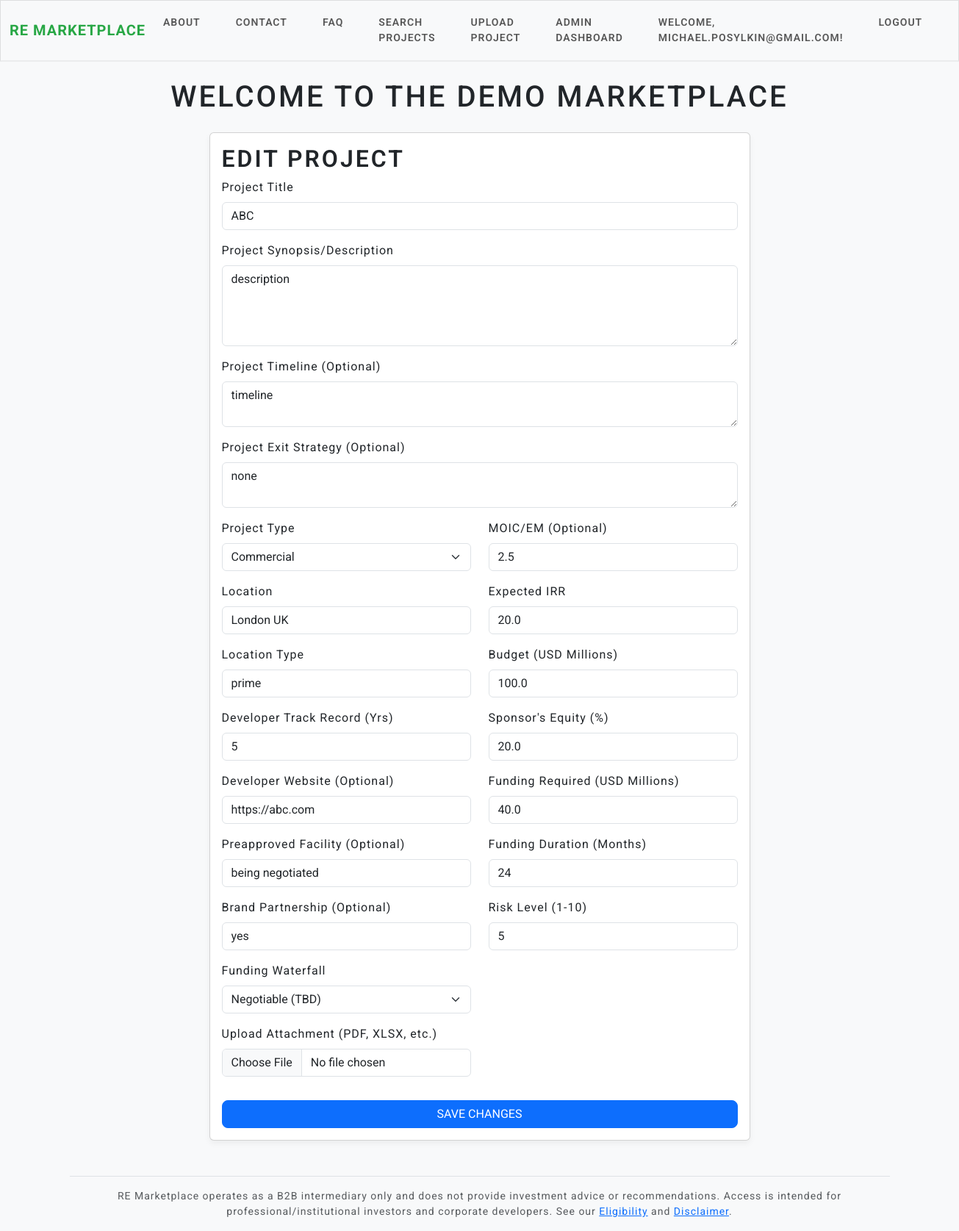
The app's page /projects/1/edit (signed in) with its own data.
### models.py (models this page shows, shortened)
class User(UserMixin, db.Model):  # UserMixin adds login features
    id = db.Column(db.Integer, primary_key=True)
    email = db.Column(db.String(150), unique=True, nullable=False)
    password_hash = db.Column(db.String(150), nullable=False)
    role = db.Column(db.String(20), default='developer')  # 'developer' or 'investor'
    company_name = db.Column(db.String(150), nullable=True)
    position_in_company = db.Column(db.String(50), nullable=True)
    company_website = db.Column(db.String(255), nullable=True)
    company_address = db.Column(db.String(300), nullable=True)
    phone = db.Column(db.String(30), nullable=True)
    first_name = db.Column(db.String(100), nullable=True)
    surname = db.Column(db.String(100), nullable=True)
    aum = db.Column(db.Float, nullable=True)  # in millions or your preferred unit
    projects = db.relationship('Project', backref='owner', lazy=True)

class Project(db.Model):
    id = db.Column(db.Integer, primary_key=True)
    title = db.Column(db.String(200), nullable=False)
    description = db.Column(db.Text, nullable=False)
    project_type = db.Column(db.String(50), default='commercial')  # e.g., 'residential', 'commercial'
    budget = db.Column(db.Float, nullable=False)
    funding = db.Column(db.Float, nullable=False)
    duration = db.Column(db.Integer, nullable=True)
    irr = db.Column(db.Float, nullable=False)
    location = db.Column(db.String(100), nullable=False)
    risk_level = db.Column(db.Integer, default=5)  # 1-10 scale
    secured = db.Column(db.String(50), default='mezz')
    attachment_path = db.Column(db.String(300))
    timeline = db.Column(db.String(200), nullable=True)
    exit_strategy = db.Column(db.String(200), nullable=True)
    developer_tr = db.Column(db.String(200), nullable=True)
    website = db.Column(db.String(200), nullable=True)
    preapproved_facility = db.Column(db.String(100), nullable=True)
    brand_partnership = db.Column(db.String(100), nullable=True)
    MOIC_EM = db.Column(db.Float, nullable=True)
    sponsor_equity = db.Column(db.Float, nullable=False)
    location_type = db.Column(db.String(50), default='prime') # e.g., 'prime', 'non-prime'
    user_id = db.Column(db.Integer, db.ForeignKey('user.id'), nullable=False)  # New: Links to user

### app.py (the view, shortened to what this page needs)
@app.route("/projects/<int:project_id>/edit", methods=["GET", "POST"])
@login_required
def edit_project(project_id):
    project = Project.query.get_or_404(project_id)
    if not can_edit_project(project, current_user):
        abort(403)
    form = ProjectForm(obj=project)
    return render_template("upload.html", form=form, edit_mode=True, project=project)

### app.py (called while the page is built)
def can_edit_project(project, user):
    if not user.is_authenticated:
        return False
    if getattr(user, "role", None) == "admin":
        return True
    return getattr(user, "role", None) == "developer" and project.user_id == user.id

@login_manager.user_loader
def load_user(user_id):
    return User.query.get(int(user_id))

### templates/upload.html (shortened to what this page needs)
{% extends "base.html" %}
{% block content %}
<div class="row justify-content-center">
  <div class="col-md-8">
    <div class="card">
      <div class="card-body">
        <h2 class="card-title">
          {% if view_mode %}
            Project Details
          {% elif edit_mode %}
            Edit Project
          {% else %}
            Upload Project Synopsis
          {% endif %}
        </h2>
        {% if not view_mode %}
          <form method="POST" enctype="multipart/form-data">
        {% endif %}
        <div class="mb-3">
          {{ form.title.label(class="form-label") }}
          {% if view_mode %}
            <div class="form-control-plaintext">{{ project.title }}</div>
          {% else %}
            {{ form.title(class="form-control") }}
          {% endif %}
        </div>
        <div class="mb-3">
          {{ form.description.label(class="form-label") }}
          {% if view_mode %}
            <div class="form-control-plaintext">{{ project.description }}</div>
          {% else %}
            {{ form.description(class="form-control", rows=4) }}
          {% endif %}
        </div>
        <div class="mb-3">
          {{ form.timeline.label(class="form-label") }}
          {% if view_mode %}
            <div class="form-control-plaintext">{{ project.timeline or '—' }}</div>
          {% else %}
            {{ form.timeline(class="form-control", rows=2) }}
          {% endif %}
        </div>
        <div class="mb-3">
          {{ form.exit_strategy.label(class="form-label") }}
          {% if view_mode %}
            <div class="form-control-plaintext">{{ project.exit_strategy or '—' }}</div>
          {% else %}
            {{ form.exit_strategy(class="form-control", rows=2) }}
          {% endif %}
        </div>
        <div class="row">
          <div class="col-md-6">
            <div class="mb-3">
              {{ form.project_type.label(class="form-label") }}
              {% if view_mode %}
                <div class="form-control-plaintext">{{ project.project_type }}</div>
              {% else %}
                {{ form.project_type(class="form-select") }}
              {% endif %}
            </div>
            <div class="mb-3">
              {{ form.location.label(class="form-label") }}
              {% if view_mode %}
                <div class="form-control-plaintext">{{ project.location }}</div>
              {% else %}
                {{ form.location(class="form-control") }}
              {% endif %}
            </div>
             <div class="mb-3">
               {{ form.location_type.label(class="form-label") }}
               {% if view_mode %}
                 <div class="form-control-plaintext">{{ project.location_type }}</div>
               {% else %}
                 {{ form.location_type(class="form-control") }}
               {% endif %}
             </div>
            <div class="mb-3">
              {{ form.developer_tr.label(class="form-label") }}
              {% if view_mode %}
                <div class="form-control-plaintext">{{ project.developer_tr or '—' }}</div>
              {% else %}
                {{ form.developer_tr(class="form-control") }}
              {% endif %}
            </div>
            <div class="mb-3">
              {{ form.website.label(class="form-label") }}
              {% if view_mode %}
                {% if project.website %}
                  <a href="{{ project.website }}" target="_blank">{{ project.website }}</a>
                {% else %}
                  <div class="form-control-plaintext">—</div>
                {% endif %}
              {% else %}
                {{ form.website(class="form-control") }}
              {% endif %}
            </div>
            <div class="mb-3">
              {{ form.preapproved_facility.label(class="form-label") }}
              {% if view_mode %}
                <div class="form-control-plaintext">{{ project.preapproved_facility or '—' }}</div>
              {% else %}
                {{ form.preapproved_facility(class="form-control") }}
              {% endif %}
            </div>
            <div class="mb-3">
              {{ form.brand_partnership.label(class="form-label") }}
              {% if view_mode %}
                <div class="form-control-plaintext">{{ project.brand_partnership or '—' }}</div>
              {% else %}
                {{ form.brand_partnership(class="form-control") }}
              {% endif %}
            </div>
            <div class="mb-3">
              {{ form.secured.label(class="form-label") }}
              {% if view_mode %}
                <div class="form-control-plaintext">{{ project.secured }}</div>
              {% else %}
                {{ form.secured(class="form-select") }}
              {% endif %}
            </div>
            <div class="mb-3">
              {{ form.attachment.label(class="form-label") }}
              {% if view_mode %}
                {% if project.attachment_path %}
                  <a href="{{ url_for('uploaded_file', filename=project.attachment_path) }}" class="btn btn-sm btn-outline-primary" target="_blank">Download Attachment</a>
                {% else %}
                  <div class="form-control-plaintext">—</div>
                {% endif %}
              {% else %}
                {{ form.attachment(class="form-control") }}
              {% endif %}
            </div>
          </div>
          <div class="col-md-6">
            {% for field in [form.MOIC_EM, form.irr, form.budget, form.sponsor_equity, form.funding, form.duration, form.risk_level] %}
              <div class="mb-3">
                {{ field.label(class="form-label") }}
                {% if view_mode %}
                  <div class="form-control-plaintext">
                    {{ project[field.name] if project[field.name] is defined else '—' }}
                  </div>
                {% else %}
                  {{ field(class="form-control") }}
                {% endif %}
              </div>
            {% endfor %}
          </div>
        </div>
        {% if view_mode %}
          <div class="d-flex justify-content-center gap-3 mt-4">
            {% if current_user.is_authenticated and (current_user.role == 'admin' or current_user.id == project.user_id) %}
              <a href="{{ url_for('edit_project', project_id=project.id) }}" class="btn btn-outline-secondary">
                <i class="bi bi-pencil"></i> Edit
              </a>
            {% endif %}
            <a href="{{ url_for('search') }}" class="btn btn-secondary">
              <i class="bi bi-arrow-left"></i> Back
            </a>
            <button type="button" class="btn btn-outline-primary" onclick="window.print()">
              <i class="bi bi-printer"></i> Print
            </button>
          </div>
        {% else %}
          <div class="d-grid mt-3">
            {% if edit_mode %}
              {{ form.submit(class="btn btn-primary", value="Save changes") }}
            {% else %}
              {{ form.submit(class="btn btn-success", value="Create project") }}
            {% endif %}
          </div>
          </form>
        {% endif %}
      </div>
    </div>
  </div>
</div>
{% endblock %}

### templates/base.html (shortened to what this page needs)
<!DOCTYPE html>
<html lang="en">
<head>
    <link rel="stylesheet" href="https://cdn.jsdelivr.net/npm/bootswatch@5.3.0/dist/lux/bootstrap.min.css">
    <link href="https://cdn.jsdelivr.net/npm/select2@4.1.0-rc.0/dist/css/select2.min.css" rel="stylesheet">
    <link rel="stylesheet" href="{{ url_for('static', filename='style.css') }}">
    <link href="https://cdn.jsdelivr.net/npm/bootstrap@5.3.2/dist/css/bootstrap.min.css" rel="stylesheet">
    <link href="https://cdn.jsdelivr.net/npm/select2@4.1.0-rc.0/dist/css/select2.min.css" rel="stylesheet">
</head>
<body>
    <nav class="navbar navbar-expand-lg navbar-light bg-light">
        <div class="container-fluid">
            <a class="navbar-brand" href="{{ url_for('home') }}">RE Marketplace</a>
            <div class="collapse navbar-collapse" id="navbarNav">
                <ul class="navbar-nav me-auto">
                    <li class="nav-item"><a class="nav-link" href="{{ url_for('about') }}">About</a></li>
                    <li class="nav-item"><a class="nav-link" href="{{ url_for('contact') }}">Contact</a></li>
                    <li class="nav-item"><a class="nav-link" href="{{ url_for('faq') }}">FAQ</a></li>
                    {% if current_user.is_authenticated %}
                        <li class="nav-item"><a class="nav-link" href="{{ url_for('search') }}">Search Projects</a></li>
                    {% endif %}
                    {% if current_user.is_authenticated and current_user.role == 'developer' or current_user.role == 'admin' %}
                        <li class="nav-item"><a class="nav-link" href="{{ url_for('upload') }}">Upload Project</a></li>
                    {% endif %}
                    {% if current_user.is_authenticated and current_user.role == 'admin' %}
                      <li class="nav-item">
                        <a class="nav-link" href="{{ url_for('admin_dashboard') }}">Admin Dashboard</a>
                      </li>
                    {% endif %}
                </ul>
                <ul class="navbar-nav">
                    {% if current_user.is_authenticated %}
                        <li class="nav-item"><span class="nav-link">Welcome, {{ current_user.email }}!</span></li>
                        <li class="nav-item"><a class="nav-link" href="{{ url_for('logout') }}">Logout</a></li>
                    {% else %}
                        <li class="nav-item"><a class="nav-link" href="{{ url_for('login') }}">Login</a></li>
                        <li class="nav-item"><a class="nav-link" href="{{ url_for('register') }}">Register</a></li>
                    {% endif %}
                </ul>
            </div>
        </div>
    </nav>
    <div class="container mt-4">
        <h1 class="text-center mb-4">Welcome to the Demo Marketplace</h1>
        {% block content %}{% endblock %}
        <footer class="border-top mt-5 py-3 small text-center text-muted">
          RE Marketplace operates as a B2B intermediary only and does not provide investment advice or recommendations.
          Access is intended for professional/institutional investors and corporate developers.
          See our <a href="{{ url_for('eligibility') }}">Eligibility</a> and <a href="{{ url_for('disclaimer') }}">Disclaimer</a>.
        </footer>
    </div>
</body>
</html>

### static/style.css (style rules this page uses)
body { background-color: #f8f9fa; font-family: 'Inter', 'Segoe UI', sans-serif; }
.card { border-radius: 1rem; box-shadow: 0 4px 8px rgba(0,0,0,0.05); }
.card-body h2, .card-body h3 { font-weight: 600; }
.btn { border-radius: 8px !important; }
.navbar { border-bottom: 2px solid rgba(0,0,0,0.05); }

### templates/base.html (style rules this page uses)
body { font-family: 'Roboto', sans-serif; background-color: #f8f9fa; }
.navbar-brand { font-weight: 700; color: #28a745 !important; }

### records on screen
User: email "MICHAEL.POSYLKIN@GMAIL.COM"
Project: title "ABC", description "description", timeline "timeline", exit_strategy "none", project_type "Commercial", location "London UK", location_type "prime", developer_tr "5", website "https://abc.com", preapproved_facility "being negotiated", brand_partnership "yes", secured "Negotiable (TBD)", MOIC_EM "2.5" "20.0" "100.0" "20.0" "40.0" "24" "5"

### other values on screen
{{ field.label(class="form-label") }} "MOIC/EM (Optional)" "Expected IRR" "Budget (USD Millions)" "Sponsor's Equity (%)" "Funding Required (USD Millions)" "Funding Duration (Months)" "Risk Level (1-10)"
